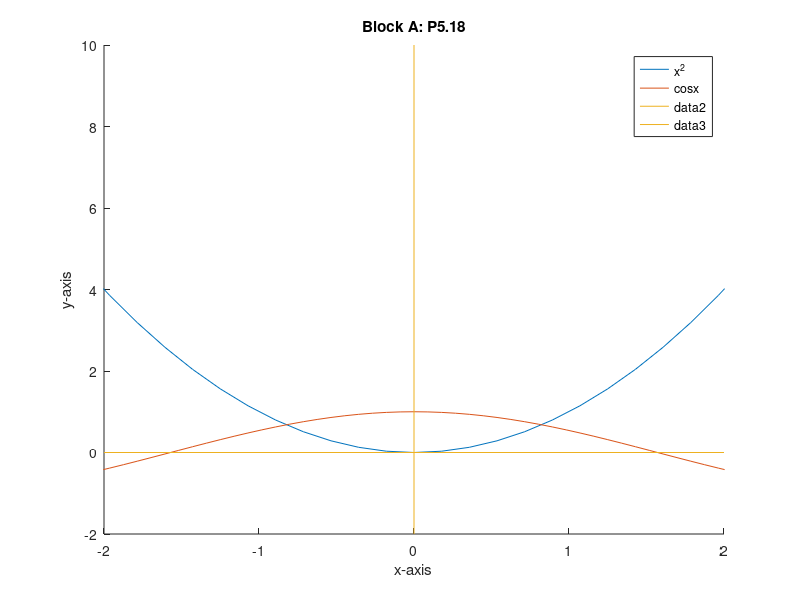

The MATLAB source for this figure:
% cosx = x^2  => x^2 - cosx = 0 
f = @(x) x^2 - cos(x);

% find derivative of f
fp = @(x) 2 + sin(x); 

% plot out cos x and x^2, analyze for a suggested solution
% when both graphs meet (x^2=cosx) we see a value of ~0.8
hold on
fplot(@(x) x.^2)
fplot(@(x) cos(x))
hold off

% solve through newton-raphson; repeat this function
nr = @(x0) x0 - (f(x0) ./ (fp(x0)));  
x0 = 0.8;
for i = 1:5
    x0 = nr(x0);
    %fprintf("%f\n", x0)
end

fprintf("After 5 iterations we get the result %f\n", x0)

% we can also note that the function will have another zero-value at x=-x0

% style 
axis([-2 2 -2 10])
legend("x^2", "cosx")
title("Block A: P5.18")
line(xlim, [0, 0])
line([0, 0], ylim)
ylabel("y-axis")
xlabel("x-axis")